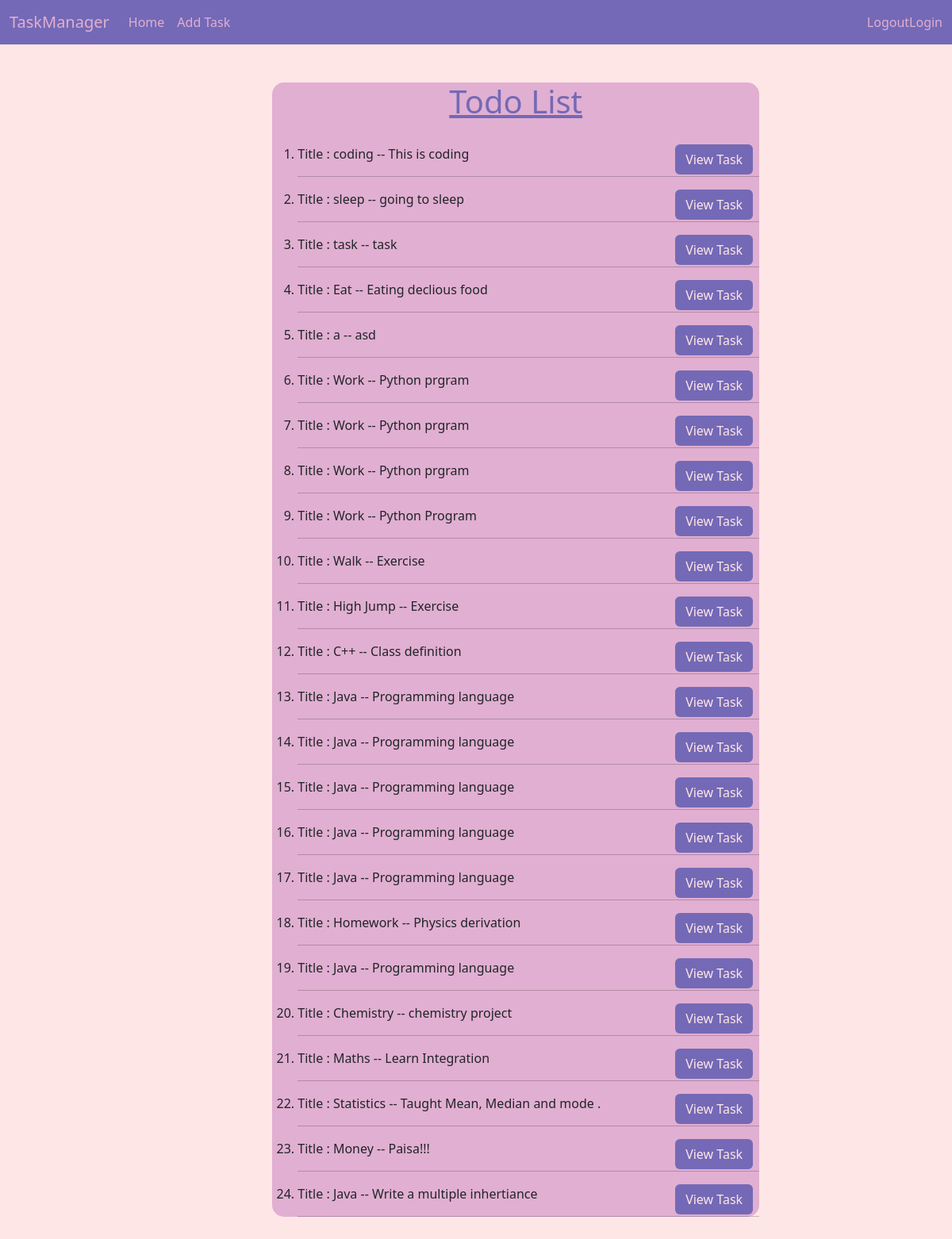
The app's page /, older data.
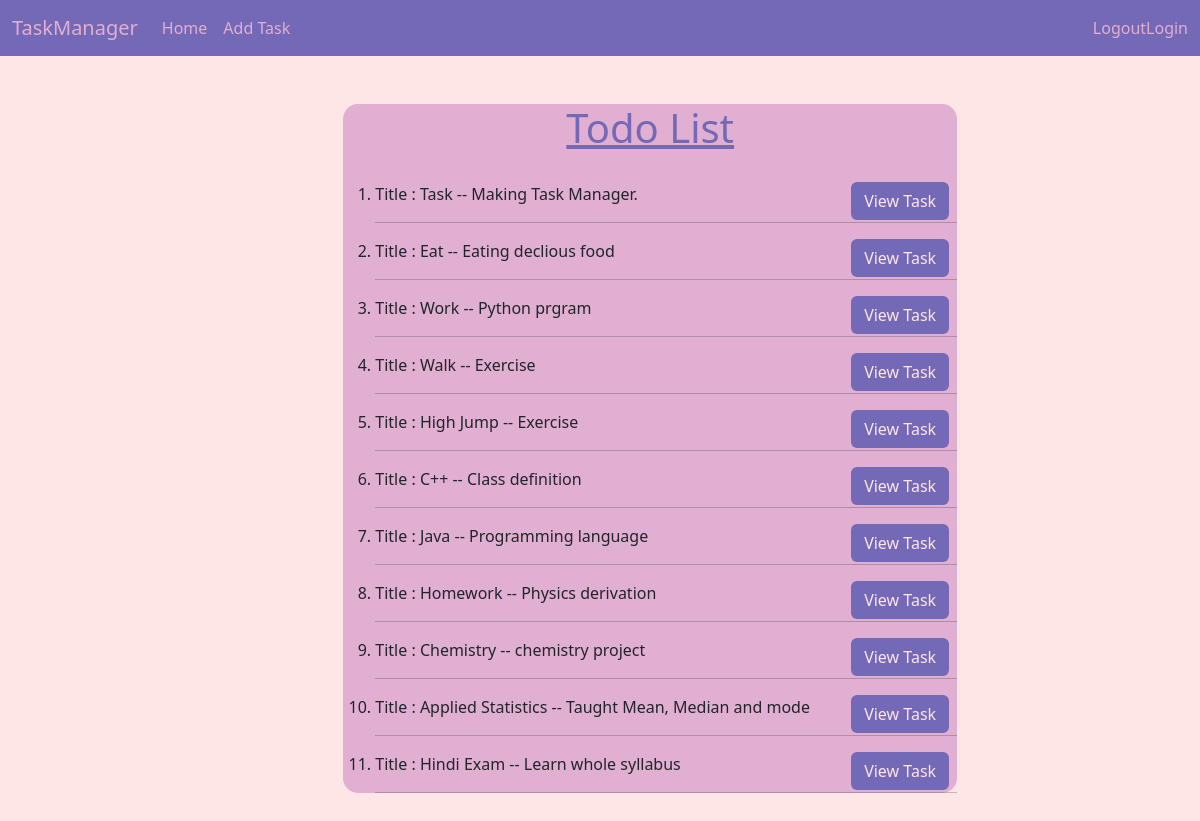
The same page, newer data.
### db/__init__.py (models this page shows, shortened)
class Task(Base):
    __tablename__="tasks"
    id=Column(Integer,primary_key=True)
    title=Column(String(100),nullable=False,index=True)
    description=Column(Text(),nullable=False)
    created_at = Column(DateTime, default=datetime.utcnow, nullable=False)
    user_id=Column(Integer(),ForeignKey("users.id"))

### app.py (the view)
@app.route('/')
def index():
    tasks=tsk.query.all()
    return render_template('task.html',tasks=tasks)

### app.py (called while the page is built)
@app.teardown_appcontext
def shutdown_session(exception=None):
    db_session.remove()

### templates/task.html (shortened to what this page needs)
{% extends 'index.html' %}
{% block content %}
<div class="task-content">
    <h1>Todo List</h1>
    <div class="list">
        <ol class="todoList">
            {% for task in tasks %}
            <li> Title : {{task.title}} --
                {{task.description}}
                <span>
                    <a href="/single_task/{{task.id}}" class="btn task-btn">View Task</a>
                </span>
                <hr>
                {% endfor %}
        </ol>
    </div>
</div>
{% endblock %}

### templates/index.html (shortened to what this page needs)
<!DOCTYPE html>
<html lang="en">
<head>
    <link href="https://cdn.jsdelivr.net/npm/bootstrap@5.3.3/dist/css/bootstrap.min.css" rel="stylesheet">
    <link rel="stylesheet" href="{{url_for('static',filename='index.css')}}">
</head>
<body>
    <nav class="navbar navbar-expand-lg  task-head">
        <div class="container-fluid  task-brand">
            <a class="navbar-brand" href="#" style="color: #E1AFD1;">TaskManager</a>
            <div class="collapse navbar-collapse">
                <ul class="navbar-nav me-auto mb-2 mb-lg-0">
                  <li class="nav-item">
                    <a class="nav-link" href="/">Home</a>
                  </li>
                  <li class="nav-item">
                    <a class="nav-link" href="/add_task">Add Task</a>
                  </li>
                </ul>
                <form class="d-flex">
                    <a class="nav-link" href="/logout">Logout</a>
                    <a class="nav-link" href="/login">Login</a>
                  </form>
            </div>
        </div>
    </nav>
    <div class="container my-5 ">
    {% block content %}
    {% endblock %}
    </div>
</body>
</html>

### static/index.css (style rules this page uses)
* { margin: 0; padding: 0; }
body { background-color: #FFE6E6; }
.task-head { background-color: #7469B6; }
body .nav-link { color: #E1AFD1; }
body .task-brand { color: #E1AFD1; }
body .task-content { background-color:#E1AFD1; width: 55%; height: auto; border-radius: 15px; margin-left: 27%; }
body .task-content h1 { text-decoration: underline; color: #7469B6; text-align: center; }
body .list { margin-top: 30px; }
body .todoList { margin-top: 10px; }
body .task-btn { background-color: #7469B6; color: #FFE6E6; float:right; margin-right: 8px; }

Row changes from the older to the newer data that the page shows:
removed Task: title "coding", description "This is coding"
removed Task: title "sleep", description "going to sleep"
removed Task: title "a", description "asd"
removed Task: title "Work", description "Python prgram"
removed Task: title "Work", description "Python prgram"
removed Task: title "Work", description "Python Program"
removed Task: title "Java", description "Programming language"
removed Task: title "Java", description "Programming language"
removed Task: title "Java", description "Programming language"
removed Task: title "Java", description "Programming language"
removed Task: title "Java", description "Programming language"
removed Task: title "Maths", description "Learn Integration"
removed Task: title "Money", description "Paisa!!!"
removed Task: title "Java", description "Write a multiple inhertiance"
changed Task: title "task" → "Task"; description "task" → "Making Task Manager."
changed Task: title "Statistics" → "Applied Statistics"; description "Taught Mean, Median and mode ." → "Taught Mean, Median and mode"
added Task: title "Hindi Exam", description "Learn whole syllabus"
